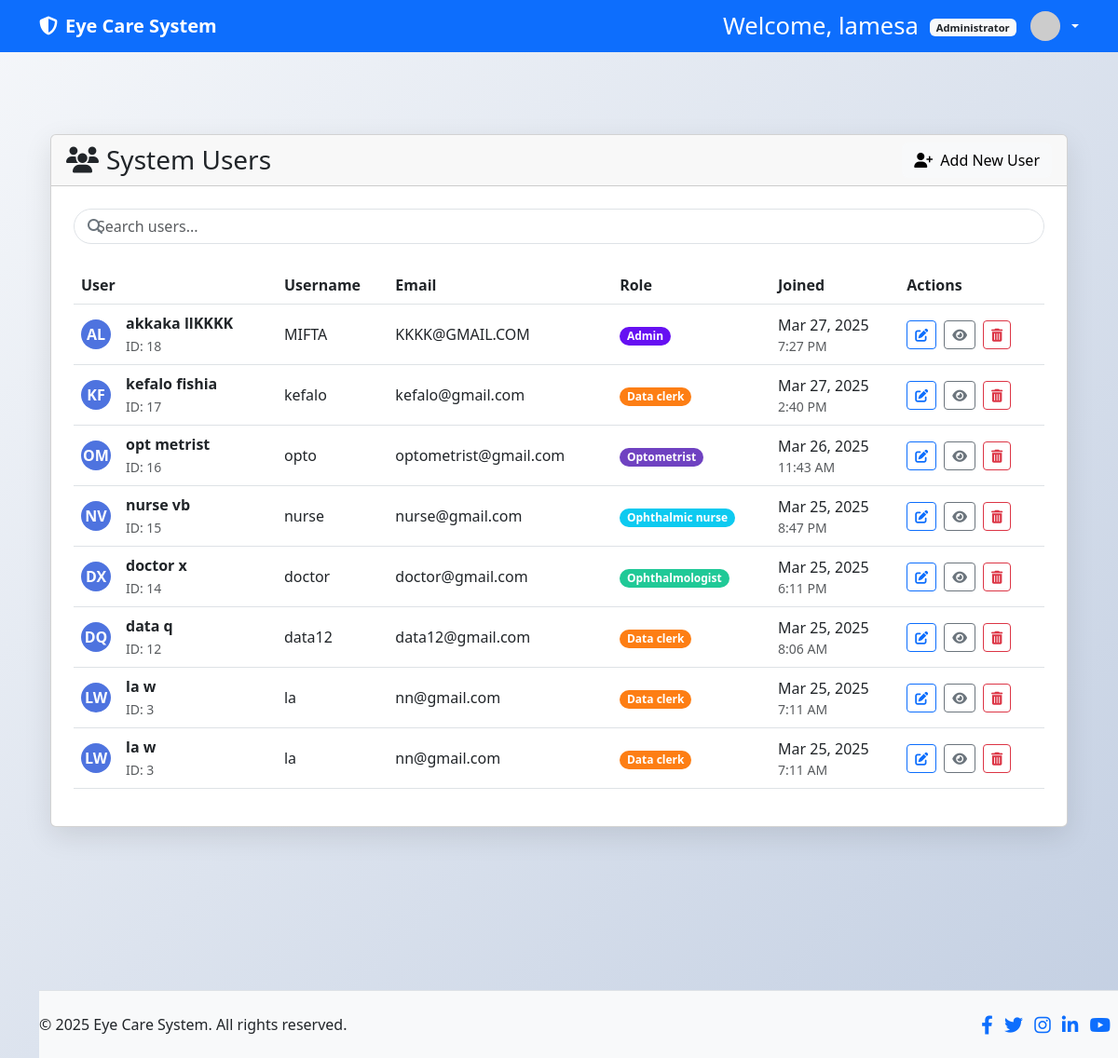
Page /view_user.php (signed in) on the committed database.
### tables this page shows
CREATE TABLE `users` (
  `user_id` int NOT NULL,
  `role_id` int NOT NULL,
  `username` varchar(50) NOT NULL,
  `email` varchar(100) NOT NULL,
  `password` varchar(255) NOT NULL,
  `created_at` timestamp NOT NULL DEFAULT CURRENT_TIMESTAMP
);

CREATE TABLE `roles` (
  `role_id` int NOT NULL,
  `role_name` varchar(50) NOT NULL,
  `description` varchar(255) DEFAULT NULL
);

### view_user.php (the view, shortened to what this page needs)
<?php
include 'db.php';
$records_per_page = 10;
$page = isset($_GET['page']) ? (int)$_GET['page'] : 1;
$offset = ($page - 1) * $records_per_page;
$search = isset($_GET['search']) ? trim($_GET['search']) : '';
$search_condition = '';
$users = [];
try {
    $query = "SELECT u.user_id, u.username, u.email, u.created_at, r.role_name
              FROM users u
              JOIN roles r ON u.role_id = r.role_id
              $search_condition
              ORDER BY u.created_at DESC
              LIMIT :offset, :records_per_page";
    $stmt = $conn->prepare($query);
    $stmt->bindValue(':offset', $offset, PDO::PARAM_INT);
    $stmt->bindValue(':records_per_page', $records_per_page, PDO::PARAM_INT);
    $stmt->execute();
    $users = $stmt->fetchAll(PDO::FETCH_ASSOC);
} catch (PDOException $e) {
    $error = "Error fetching users: " . $e->getMessage();
}
?>
<!DOCTYPE html>
<html lang="en">
<head>
    <link href="https://cdn.jsdelivr.net/npm/bootstrap@5.3.0/dist/css/bootstrap.min.css" rel="stylesheet">
    <link rel="stylesheet" href="https://cdnjs.cloudflare.com/ajax/libs/font-awesome/6.4.0/css/all.min.css">
</head>
<body>
    <?php include 'header.php'; ?>
    <div class="container py-5">
        <div class="row justify-content-center">
            <div class="col-lg-12">
                <div class="card">
                    <div class="card-header d-flex justify-content-between align-items-center">
                        <h3 class="mb-0"><i class="fas fa-users me-2"></i>System Users</h3>
                        <a href="create_user.php" class="btn btn-light">
                            <i class="fas fa-user-plus me-2"></i>Add New User
                        </a>
                    </div>
                    <div class="card-body p-4">
                        <div class="search-box">
                            <i class="fas fa-search search-icon"></i>
                            <form method="GET" class="d-inline">
                                <input type="text" class="form-control ps-4" name="search" placeholder="Search users..."
                                       value="<?php echo htmlspecialchars($search); ?>">
                            </form>
                        </div>
                        <div class="table-responsive">
                            <table class="table table-hover">
                                <thead>
                                    <tr>
                                        <th>User</th>
                                        <th>Username</th>
                                        <th>Email</th>
                                        <th>Role</th>
                                        <th>Joined</th>
                                        <th>Actions</th>
                                    </tr>
                                </thead>
                                <tbody>
                                    <?php if (empty($users)): ?>
                                        <tr>
                                            <td colspan="6" class="text-center py-4">No users found</td>
                                        </tr>
                                    <?php else: ?>
                                        <?php foreach ($users as $user): ?>
                                            <tr>
                                                <td>
                                                    <div class="d-flex align-items-center">
                                                        <div class="user-avatar me-3">
                                                            <?php echo substr($user['first_name'] ?? '', 0, 1) . substr($user['last_name'] ?? '', 0, 1); ?>
                                                        </div>
                                                        <div>
                                                            <div class="fw-bold"><?php echo htmlspecialchars(($user['first_name'] ?? '') . ' ' . ($user['last_name'] ?? '')); ?></div>
                                                            <small class="text-muted">ID: <?php echo htmlspecialchars($user['user_id']); ?></small>
                                                        </div>
                                                    </div>
                                                </td>
                                                <td><?php echo htmlspecialchars($user['username']); ?></td>
                                                <td><?php echo htmlspecialchars($user['email']); ?></td>
                                                <td>
                                                    <?php
                                                    $role_class = 'badge-' . str_replace(' ', '_', strtolower($user['role_name']));
                                                    ?>
                                                    <span class="badge rounded-pill <?php echo $role_class; ?>">
                                                        <?php echo htmlspecialchars(ucfirst(str_replace('_', ' ', $user['role_name']))); ?>
                                                    </span>
                                                </td>
                                                <td>
                                                    <?php echo date('M j, Y', strtotime($user['created_at'])); ?>
                                                    <small class="d-block text-muted"><?php echo date('g:i A', strtotime($user['created_at'])); ?></small>
                                                </td>
                                                <td>
                                                    <div class="d-flex gap-2">
                                                        <a href="edit_user.php?user_id=<?php echo $user['user_id']; ?>"
                                                           class="btn btn-sm btn-outline-primary action-btn"
                                                           title="Edit">
                                                            <i class="fas fa-edit"></i>
                                                        </a>
                                                        <a href="search_user.php?user_id=<?php echo $user['user_id']; ?>"
                                                           class="btn btn-sm btn-outline-secondary action-btn"
                                                           title="View">
                                                            <i class="fas fa-eye"></i>
                                                        </a>
                                                        <a href="delete_user.php?user_id=<?php echo $user['user_id']; ?>"
                                                           class="btn btn-sm btn-outline-danger action-btn"
                                                           title="Delete"
                                                           onclick="return confirm('Are you sure you want to delete this user?');">
                                                            <i class="fas fa-trash-alt"></i>
                                                        </a>
                                                    </div>
                                                </td>
                                            </tr>
                                        <?php endforeach; ?>
                                    <?php endif; ?>
                                </tbody>
                            </table>
                        </div>
                    </div>
                </div>
            </div>
        </div>
    </div>
    <footer>
    <?php include 'footer.php'; ?>
    </footer>
</body>
</html>

### view_user.php (style rules this page uses)
:root { --primary-color: #4e73df; --primary-hover: #3a5ec8; --secondary-color: #f8f9fc; --text-color: #5a5c69; --border-radius: 8px; --box-shadow: 0 10px 30px rgba(0, 0, 0, 0.1); }
body { background: linear-gradient(135deg, #f5f7fa 0%, #c3cfe2 100%); min-height: 100vh; font-family: 'Nunito', 'Segoe UI', Roboto, Arial, sans-serif; padding-bottom: 200px; padding-top: 200px; }
.card { border: none; border-radius: 15px; box-shadow: var(--box-shadow); overflow: hidden; }
.card-header { background-color: var(--primary-color); color: white; padding: 1.5rem; }
.table-responsive { border-radius: var(--border-radius); overflow: hidden; }
.table { margin-bottom: 0; }
.table th { background-color: #f8f9fa; border-top: none; font-weight: 600; color: var(--text-color); }
.table td { vertical-align: middle; }
.badge-admin { background-color: #6610f2; }
.badge-data_clerk { background-color: #fd7e14; }
.badge-ophthalmologist { background-color: #20c997; }
.badge-ophthalmic_nurse { background-color: #0dcaf0; }
.badge-optometrist { background-color: #6f42c1; }
.search-box { position: relative; margin-bottom: 1.5rem; }
.search-box .form-control { padding-left: 40px; border-radius: 50px; }
.search-box .search-icon { position: absolute; left: 15px; top: 50%; transform: translateY(-50%); color: #6c757d; }
.action-btn { padding: 0.25rem 0.5rem; font-size: 0.875rem; }
.user-avatar { width: 40px; height: 40px; border-radius: 50%; background-color: var(--primary-color); color: white; display: flex; align-items: center; justify-content: center; font-weight: 600; text-transform: uppercase; }
footer { position: fixed; width: 100%; bottom: 0; padding-left: -70px; padding-right: 50px; }

### header.php (style rules this page uses)
:root { --primary-color: #4e73df; --secondary-color: #858796; }
body { font-family: 'Segoe UI', Tahoma, Geneva, Verdana, sans-serif; padding-top: 56px; }
.user-avatar { width: 32px; height: 32px; border-radius: 50%; object-fit: cover; }

### rows in the picture
users: first_name "A", last_name "L", last_name "akkaka llKKKK", user_id "18", username "MIFTA", email "KKKK@GMAIL.COM", role.role_name "Admin", created_at "Mar 27, 2025", created_at "7:27 PM"
users: username "K", last_name "F", username "kefalo fishia", user_id "17", username "kefalo", email "kefalo@gmail.com", role.role_name "Data clerk", created_at "Mar 27, 2025", created_at "2:40 PM"
users: first_name "O", last_name "M", last_name "opt metrist", user_id "16", username "opto", email "optometrist@gmail.com", role.role_name "Optometrist", created_at "Mar 26, 2025", created_at "11:43 AM"
users: username "N", last_name "V", username "nurse vb", user_id "15", username "nurse", email "nurse@gmail.com", role.role_name "Ophthalmic nurse", created_at "Mar 25, 2025", created_at "8:47 PM"
users: username "D", last_name "X", username "doctor x", user_id "14", username "doctor", email "doctor@gmail.com", role.role_name "Ophthalmologist", created_at "Mar 25, 2025", created_at "6:11 PM"
users: first_name "D", last_name "Q", last_name "data q", user_id "12", username "data12", email "data12@gmail.com", role.role_name "Data clerk", created_at "Mar 25, 2025", created_at "8:06 AM"
users: username "L", last_name "W", username "la w", user_id "3", username "la", email "nn@gmail.com", role.role_name "Data clerk", created_at "Mar 25, 2025", created_at "7:11 AM"

### other values in the picture
$user['first_name'] "lamesa"
$welcomeTitle "Administrator"
